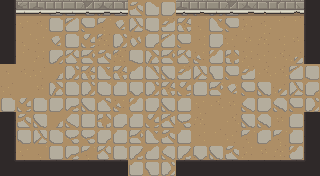

Rendered tile map (Tiled .tmx) drawn with the repository's tilesets; below, a short description and the full map source, tile grids included:
An orthogonal 20x11 tile map with 16x16 px tiles, 6 tile layers (ground, dressing, decor, walls, ...), 3 tilesets and 10 objects (5x ENTRY, 4x PROP, EXIT).

<map version="1.10" tiledversion="1.10.2" orientation="orthogonal" renderorder="right-down" width="20" height="11" tilewidth="16" tileheight="16" infinite="0" nextlayerid="8" nextobjectid="11">
 <tileset firstgid="1" name="wall" tilewidth="16" tileheight="16" tilecount="176" columns="11">
  <image source="../../../gfx/tiles/crypt/walls_floor.png" width="176" height="256" />
 </tileset>
 <tileset firstgid="177" name="slabs" tilewidth="16" tileheight="16" tilecount="207" columns="9">
  <image source="../../../gfx/tiles/crypt/slabs.png" width="144" height="368" />
 </tileset>
 <tileset firstgid="384" name="objects" tilewidth="16" tileheight="16" tilecount="384" columns="24">
  <image source="../../../gfx/tiles/crypt/objects.png" width="384" height="256" />
 </tileset>
 <layer id="1" name="ground" width="20" height="11">
  <data encoding="csv">
151,161,163,351,347,346,355,368,362,343,332,358,379,357,361,160,158,156,161,163,
163,164,159,339,351,379,372,370,352,333,376,382,156,375,379,157,159,161,161,158,
160,156,164,370,339,363,364,371,367,342,351,379,160,332,158,152,163,160,152,164,
159,161,157,357,353,354,362,364,335,355,354,353,373,368,383,157,158,151,374,340,
153,159,158,381,371,382,375,382,377,350,348,376,352,359,379,376,151,151,351,333,
158,162,152,355,336,371,330,344,358,371,382,363,345,354,370,379,348,374,352,342,
339,363,339,332,349,348,361,373,368,337,348,340,164,151,152,369,332,360,379,371,
156,362,348,381,369,334,383,347,344,363,356,378,163,162,151,348,360,152,345,351,
370,346,352,330,378,378,342,344,354,375,362,344,160,161,158,372,347,372,344,363,
152,164,156,334,349,372,353,339,380,377,369,380,358,348,362,157,152,163,368,382,
158,158,163,331,379,332,361,369,331,359,371,333,368,376,334,159,156,160,336,373
</data>
 </layer>
 <layer id="2" name="dressing" width="20" height="11">
  <data encoding="csv">
0,0,0,0,0,0,0,0,0,0,0,0,0,0,0,0,0,0,0,0,
0,0,0,0,0,0,0,0,0,0,0,0,0,0,0,0,0,0,0,0,
0,0,0,0,0,0,0,0,0,0,0,0,0,0,0,0,0,0,0,0,
0,0,0,0,0,0,0,0,0,0,0,0,0,0,0,0,0,0,0,0,
0,0,0,0,0,0,0,0,0,0,0,0,0,0,0,0,0,0,0,0,
0,0,0,0,0,0,0,0,0,0,0,0,0,0,0,0,0,0,0,0,
0,0,0,0,0,0,0,0,0,0,0,0,0,0,0,0,0,0,0,0,
0,0,0,0,0,0,0,0,0,0,0,0,0,0,0,0,0,0,0,0,
0,0,0,0,0,0,0,0,0,0,0,0,0,0,0,0,0,0,0,0,
0,0,0,0,0,0,0,0,0,0,0,0,0,0,0,0,0,0,0,0,
0,0,0,0,0,0,0,0,0,0,0,0,0,0,0,0,0,0,0,0
</data>
 </layer>
 <layer id="3" name="decor" width="20" height="11">
  <data encoding="csv">
0,0,0,0,0,0,0,0,0,0,0,0,0,0,0,0,0,0,0,0,
0,0,0,0,0,0,0,0,0,0,0,0,0,0,0,0,0,0,0,0,
0,0,0,0,0,0,0,0,0,0,0,0,0,0,0,0,0,0,0,0,
0,0,0,0,0,0,0,0,0,0,0,0,0,0,0,0,0,0,0,0,
0,0,0,0,0,0,0,0,0,0,0,0,0,0,0,0,0,0,0,0,
0,0,0,0,0,0,0,0,0,0,0,0,0,0,0,0,0,0,0,0,
0,0,0,0,0,0,0,0,0,0,0,0,0,0,0,0,0,0,0,0,
0,0,0,0,0,0,0,0,0,0,0,0,0,0,0,0,0,0,0,0,
0,0,0,0,0,0,0,0,0,0,0,0,0,0,0,0,0,0,0,0,
0,0,0,0,0,0,0,0,0,0,0,0,0,0,0,0,0,0,0,0,
0,0,0,0,0,0,0,0,0,0,0,0,0,0,0,0,0,0,0,0
</data>
 </layer>
 <layer id="4" name="walls" width="20" height="11">
  <data encoding="csv">
123,196,197,198,199,200,201,202,0,0,0,197,198,199,200,201,202,203,195,125,
123,0,0,0,0,0,0,0,0,0,0,0,0,0,0,0,0,0,0,125,
123,0,0,0,0,0,0,0,0,0,0,0,0,0,0,0,0,0,0,125,
123,0,0,0,0,0,0,0,0,0,0,0,0,0,0,0,0,0,0,125,
0,0,0,0,0,0,0,0,0,0,0,0,0,0,0,0,0,0,0,0,
0,0,0,0,0,0,0,0,0,0,0,0,0,0,0,0,0,0,0,0,
0,0,0,0,0,0,0,0,0,0,0,0,0,0,0,0,0,0,0,0,
123,0,0,0,0,0,0,0,0,0,0,0,0,0,0,0,0,0,0,125,
123,0,0,0,0,0,0,0,0,0,0,0,0,0,0,0,0,0,0,125,
123,0,0,0,0,0,0,0,0,0,0,0,0,0,0,0,0,0,0,125,
134,135,135,135,135,135,135,135,0,0,0,135,135,135,135,135,135,135,135,136
</data>
 </layer>
 <layer id="5" name="props" width="20" height="11">
  <data encoding="csv">
0,0,0,0,0,0,0,0,0,0,0,0,0,0,0,0,0,0,0,0,
0,0,0,0,0,0,0,0,0,0,0,0,0,0,0,0,0,0,0,0,
0,0,0,0,0,0,0,0,0,0,0,0,0,0,0,0,0,0,0,0,
0,0,0,0,0,0,0,0,0,0,0,0,0,0,0,0,0,0,0,0,
0,0,0,0,0,0,0,0,0,0,0,0,0,0,0,0,0,0,0,0,
0,0,0,0,0,0,0,0,0,0,0,0,0,0,0,0,0,0,0,0,
0,0,0,0,0,0,0,0,0,0,0,0,0,0,0,0,0,0,0,0,
0,0,0,0,0,0,0,0,0,0,0,0,0,0,0,0,0,0,0,0,
0,0,0,0,0,0,0,0,0,0,0,0,0,0,0,0,0,0,0,0,
0,0,0,0,0,0,0,0,0,0,0,0,0,0,0,0,0,0,0,0,
0,0,0,0,0,0,0,0,0,0,0,0,0,0,0,0,0,0,0,0
</data>
 </layer>
 <layer id="6" name="overhead" width="20" height="11">
  <data encoding="csv">
0,0,0,0,0,0,0,0,0,0,0,0,0,0,0,0,0,0,0,0,
0,0,0,0,0,0,0,0,0,0,0,0,0,0,0,0,0,0,0,0,
0,0,0,0,0,0,0,0,0,0,0,0,0,0,0,0,0,0,0,0,
0,0,0,0,0,0,0,0,0,0,0,0,0,0,0,0,0,0,0,0,
0,0,0,0,0,0,0,0,0,0,0,0,0,0,0,0,0,0,0,0,
0,0,0,0,0,0,0,0,0,0,0,0,0,0,0,0,0,0,0,0,
0,0,0,0,0,0,0,0,0,0,0,0,0,0,0,0,0,0,0,0,
0,0,0,0,0,0,0,0,0,0,0,0,0,0,0,0,0,0,0,0,
0,0,0,0,0,0,0,0,0,0,0,0,0,0,0,0,0,0,0,0,
0,0,0,0,0,0,0,0,0,0,0,0,0,0,0,0,0,0,0,0,
0,0,0,0,0,0,0,0,0,0,0,0,0,0,0,0,0,0,0,0
</data>
 </layer>
 <objectgroup id="7" name="spawns">
  <object id="1" name="UP" type="ENTRY" x="152" y="24" />
  <object id="2" name="DOWN" type="ENTRY" x="152" y="152" />
  <object id="3" name="LEFT" type="ENTRY" x="24" y="88" />
  <object id="4" name="RIGHT" type="ENTRY" x="296" y="88" />
  <object id="5" name="" type="ENTRY" x="168" y="88" />
  <object id="6" name="" type="EXIT" x="152" y="88" />
  <object id="7" name="torch" type="PROP" x="56" y="168" />
  <object id="8" name="torch" type="PROP" x="264" y="168" />
  <object id="9" name="torch" type="PROP" x="8" y="136" />
  <object id="10" name="torch" type="PROP" x="312" y="136" />
 </objectgroup>
</map>
